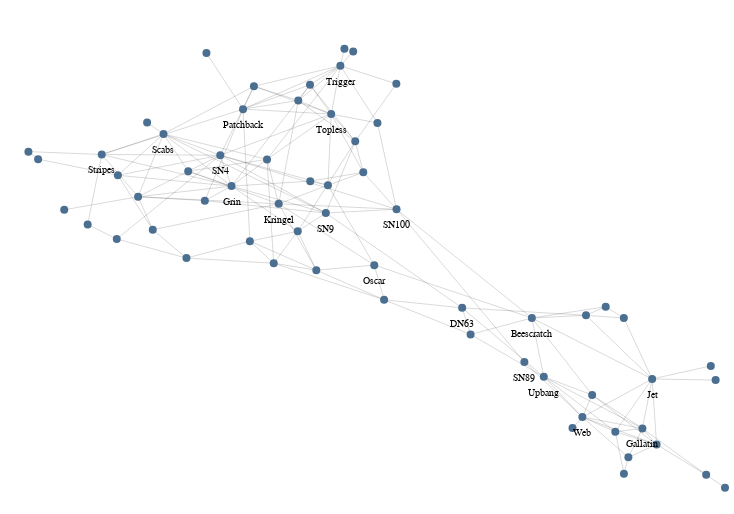

Source (notebook cell):
### Code cell
alph(
    G,
    layout_fn=partial(
        # nx.spring_layout, k=.2, iterations=1000, seed=123
        layout.force_atlas, strongGravityMode=False, gravity=2, seed=123
        #layout.force_atlas_sknet, n_iter=100, gravity_factor=0.01, repulsive_factor=0.03, init_seed=123
    ),
    node_args=dict(
        size=alt.value(8**2),
        fill=alt.value("#4b6f91"),
        halo_offset=None,
        tooltip_attrs=["label"],
        label_attr=alt.condition(
            (alt.datum.degree_centrality > 0.14) | (alt.datum.betweenness_centrality > 0.05),
            "label",
            alt.value("")
        ),
    ),
    edge_args=dict(
        color="black",
        opacity=0.3,
        strokeWidth=alt.value(0.5),
    ),
).configure_view(strokeWidth=0).properties(width=720, height=500)

### Figure 1 — Vega-Lite specification as saved in the notebook (floating-point values rounded to 4 significant figures; data arrays with more than 128 entries replaced by an {"elided": "..."} marker saying what was removed)
{"config": {"view": {"continuousWidth": 400, "continuousHeight": 300, "strokeWidth": 0}}, "layer": [{"data": {"name": "data-9daa32e211765fac853e6f4d84075ab1"}, "mark": "line", "encoding": {"color": {"value": "black"}, "detail": {"field": "edge", "type": "quantitative"}, "opacity": {"value": 0.3}, "strokeWidth": {"value": 0.5}, "x": {"axis": {"domain": false, "grid": false, "labels": false, "ticks": false, "title": ""}, "field": "x", "type": "quantitative"}, "y": {"axis": {"domain": false, "grid": false, "labels": false, "ticks": false, "title": ""}, "field": "y", "type": "quantitative"}}}, {"layer": [{"mark": "circle", "encoding": {"fill": {"value": "#4b6f91"}, "opacity": {"value": 1}, "size": {"value": 64}, "stroke": {"value": "#565656"}, "strokeWidth": {"value": 0}, "tooltip": [{"field": "label", "type": "nominal"}], "x": {"axis": {"domain": false, "grid": false, "labels": false, "ticks": false, "title": ""}, "field": "x", "type": "quantitative"}, "y": {"axis": {"domain": false, "grid": false, "labels": false, "ticks": false, "title": ""}, "field": "y", "type": "quantitative"}}}, {"mark": {"type": "text", "align": "center", "baseline": "middle", "color": "black", "size": 10}, "encoding": {"text": {"condition": {"field": "label", "type": "nominal", "test": "((datum.degree_centrality > 0.14) || (datum.betweenness_centrality > 0.05))"}, "value": ""}, "x": {"axis": {"domain": false, "grid": false, "labels": false, "ticks": false, "title": ""}, "field": "x", "type": "quantitative"}, "y": {"axis": {"domain": false, "grid": false, "labels": false, "ticks": false, "title": ""}, "field": "__y_label", "type": "quantitative"}}}], "data": {"name": "data-a1fe777cf01396d02a7398ff335f4d3f"}}], "height": 500, "resolve": {"scale": {"color": "independent", "fill": "independent", "opacity": "independent", "size": "independent", "strokeWidth": "independent"}}, "width": 720, "$schema": "https://vega.github.io/schema/vega-lite/v4.17.0.json", "datasets": {"data-9daa32e211765fac853e6f4d84075ab1": {"elided": "318 records"}, "data-a1fe777cf01396d02a7398ff335f4d3f": [{"x": 384.6, "y": 273.7, "degree_centrality": 0.09836, "label": "Beak", "betweenness_centrality": 0.01908, "__node_size": 64, "__node_r": 4.0, "__y_label": 257.7}, {"x": 612.2, "y": 187.0, "degree_centrality": 0.1311, "label": "Beescratch", "betweenness_centrality": 0.2133, "__node_size": 64, "__node_r": 4.0, "__y_label": 171.0}, {"x": 276.4, "y": 246.9, "degree_centrality": 0.06557, "label": "Bumper", "betweenness_centrality": 0.009073, "__node_size": 64, "__node_r": 4.0, "__y_label": 230.9}, {"x": 396.8, "y": 323.9, "degree_centrality": 0.04918, "label": "CCL", "betweenness_centrality": 0.002374, "__node_size": 64, "__node_r": 4.0, "__y_label": 307.9}, {"x": 430.0, "y": 456.2, "degree_centrality": 0.01639, "label": "Cross", "betweenness_centrality": 0.0, "__node_size": 64, "__node_r": 4.0, "__y_label": 440.2}, {"x": 706.1, "y": 47.71, "degree_centrality": 0.06557, "label": "DN16", "betweenness_centrality": 0.00438, "__node_size": 64, "__node_r": 4.0, "__y_label": 31.71}, {"x": 693.3, "y": 73.29, "degree_centrality": 0.09836, "label": "DN21", "betweenness_centrality": 0.02937, "__node_size": 64, "__node_r": 4.0, "__y_label": 57.29}, {"x": 544.5, "y": 197.1, "degree_centrality": 0.08197, "label": "DN63", "betweenness_centrality": 0.1182, "__node_size": 64, "__node_r": 4.0, "__y_label": 181.1}, {"x": 414.0, "y": 319.7, "degree_centrality": 0.09836, "label": "Double", "betweenness_centrality": 0.02237, "__node_size": 64, "__node_r": 4.0, "__y_label": 303.7}, {"x": 733.5, "y": 60.44, "degree_centrality": 0.1148, "label": "Feather", "betweenness_centrality": 0.02089, "__node_size": 64, "__node_r": 4.0, "__y_label": 44.44}, {"x": 338.1, "y": 263.9, "degree_centrality": 0.08197, "label": "Fish", "betweenness_centrality": 0.01609, "__node_size": 64, "__node_r": 4.0, "__y_label": 247.9}, {"x": 438.5, "y": 453.5, "degree_centrality": 0.01639, "label": "Five", "betweenness_centrality": 0.0, "__node_size": 64, "__node_r": 4.0, "__y_label": 437.5}, {"x": 238.2, "y": 382.4, "degree_centrality": 0.01639, "label": "Fork", "betweenness_centrality": 0.0, "__node_size": 64, "__node_r": 4.0, "__y_label": 366.4}, {"x": 719.7, "y": 76.56, "degree_centrality": 0.1311, "label": "Gallatin", "betweenness_centrality": 0.05285, "__node_size": 64, "__node_r": 4.0, "__y_label": 60.56}, {"x": 320.2, "y": 318.9, "degree_centrality": 0.1967, "label": "Grin", "betweenness_centrality": 0.06197, "__node_size": 64, "__node_r": 4.0, "__y_label": 302.9}, {"x": 440.5, "y": 363.6, "degree_centrality": 0.1148, "label": "Haecksel", "betweenness_centrality": 0.03329, "__node_size": 64, "__node_r": 4.0, "__y_label": 347.6}, {"x": 278.1, "y": 333.8, "degree_centrality": 0.09836, "label": "Hook", "betweenness_centrality": 0.003305, "__node_size": 64, "__node_r": 4.0, "__y_label": 317.8}, {"x": 729.2, "y": 126.0, "degree_centrality": 0.1475, "label": "Jet", "betweenness_centrality": 0.1143, "__node_size": 64, "__node_r": 4.0, "__y_label": 110.0}, {"x": 385.1, "y": 404.5, "degree_centrality": 0.1148, "label": "Jonah", "betweenness_centrality": 0.01485, "__node_size": 64, "__node_r": 4.0, "__y_label": 388.5}, {"x": 552.7, "y": 170.6, "degree_centrality": 0.06557, "label": "Knit", "betweenness_centrality": 0.01331, "__node_size": 64, "__node_r": 4.0, "__y_label": 154.6}, {"x": 366.1, "y": 301.2, "degree_centrality": 0.1475, "label": "Kringel", "betweenness_centrality": 0.1026, "__node_size": 64, "__node_r": 4.0, "__y_label": 285.2}, {"x": 342.0, "y": 418.8, "degree_centrality": 0.09836, "label": "MN105", "betweenness_centrality": 0.0127, "__node_size": 64, "__node_r": 4.0, "__y_label": 402.8}, {"x": 790.9, "y": 124.9, "degree_centrality": 0.01639, "label": "MN23", "betweenness_centrality": 0.0, "__node_size": 64, "__node_r": 4.0, "__y_label": 108.9}, {"x": 462.1, "y": 382.1, "degree_centrality": 0.04918, "label": "MN60", "betweenness_centrality": 0.04218, "__node_size": 64, "__node_r": 4.0, "__y_label": 366.1}, {"x": 396.5, "y": 420.2, "degree_centrality": 0.09836, "label": "MN83", "betweenness_centrality": 0.007383, "__node_size": 64, "__node_r": 4.0, "__y_label": 404.2}, {"x": 701.6, "y": 187.0, "degree_centrality": 0.04918, "label": "Mus", "betweenness_centrality": 0.001644, "__node_size": 64, "__node_r": 4.0, "__y_label": 171.0}, {"x": 684.0, "y": 198.3, "degree_centrality": 0.04918, "label": "Notch", "betweenness_centrality": 0.004362, "__node_size": 64, "__node_r": 4.0, "__y_label": 182.3}, {"x": 664.9, "y": 189.7, "degree_centrality": 0.08197, "label": "Number1", "betweenness_centrality": 0.02924, "__node_size": 64, "__node_r": 4.0, "__y_label": 173.7}, {"x": 459.0, "y": 239.9, "degree_centrality": 0.08197, "label": "Oscar", "betweenness_centrality": 0.06676, "__node_size": 64, "__node_r": 4.0, "__y_label": 223.9}, {"x": 331.4, "y": 395.9, "degree_centrality": 0.1475, "label": "Patchback", "betweenness_centrality": 0.06553, "__node_size": 64, "__node_r": 4.0, "__y_label": 379.9}, {"x": 468.6, "y": 205.2, "degree_centrality": 0.08197, "label": "PL", "betweenness_centrality": 0.03305, "__node_size": 64, "__node_r": 4.0, "__y_label": 189.2}, {"x": 786.2, "y": 139.1, "degree_centrality": 0.01639, "label": "Quasi", "betweenness_centrality": 0.0, "__node_size": 64, "__node_r": 4.0, "__y_label": 123.1}, {"x": 781.7, "y": 30.26, "degree_centrality": 0.04918, "label": "Ripplefluke", "betweenness_centrality": 0.03279, "__node_size": 64, "__node_r": 4.0, "__y_label": 14.26}, {"x": 254.1, "y": 371.0, "degree_centrality": 0.1639, "label": "Scabs", "betweenness_centrality": 0.05717, "__node_size": 64, "__node_r": 4.0, "__y_label": 355.0}, {"x": 209.7, "y": 329.7, "degree_centrality": 0.08197, "label": "Shmuddel", "betweenness_centrality": 0.03269, "__node_size": 64, "__node_r": 4.0, "__y_label": 313.7}, {"x": 295.8, "y": 452.0, "degree_centrality": 0.01639, "label": "SMN5", "betweenness_centrality": 0.0, "__node_size": 64, "__node_r": 4.0, "__y_label": 436.0}, {"x": 480.6, "y": 295.8, "degree_centrality": 0.1148, "label": "SN100", "betweenness_centrality": 0.2482, "__node_size": 64, "__node_r": 4.0, "__y_label": 279.8}, {"x": 309.3, "y": 349.8, "degree_centrality": 0.1803, "label": "SN4", "betweenness_centrality": 0.1386, "__node_size": 64, "__node_r": 4.0, "__y_label": 333.8}, {"x": 229.4, "y": 308.3, "degree_centrality": 0.1311, "label": "SN63", "betweenness_centrality": 0.04535, "__node_size": 64, "__node_r": 4.0, "__y_label": 292.3}, {"x": 605.0, "y": 142.9, "degree_centrality": 0.03279, "label": "SN89", "betweenness_centrality": 0.07052, "__node_size": 64, "__node_r": 4.0, "__y_label": 126.9}, {"x": 411.9, "y": 292.0, "degree_centrality": 0.1311, "label": "SN9", "betweenness_centrality": 0.1431, "__node_size": 64, "__node_r": 4.0, "__y_label": 276.0}, {"x": 670.8, "y": 110.1, "degree_centrality": 0.08197, "label": "SN90", "betweenness_centrality": 0.02325, "__node_size": 64, "__node_r": 4.0, "__y_label": 94.08}, {"x": 361.3, "y": 241.8, "degree_centrality": 0.09836, "label": "SN96", "betweenness_centrality": 0.02916, "__node_size": 64, "__node_r": 4.0, "__y_label": 225.8}, {"x": 194.0, "y": 350.5, "degree_centrality": 0.1148, "label": "Stripes", "betweenness_centrality": 0.06283, "__node_size": 64, "__node_r": 4.0, "__y_label": 334.5}, {"x": 243.7, "y": 275.3, "degree_centrality": 0.06557, "label": "Thumper", "betweenness_centrality": 0.01204, "__node_size": 64, "__node_r": 4.0, "__y_label": 259.3}, {"x": 417.2, "y": 391.0, "degree_centrality": 0.1803, "label": "Topless", "betweenness_centrality": 0.04067, "__node_size": 64, "__node_r": 4.0, "__y_label": 375.0}, {"x": 122.8, "y": 353.4, "degree_centrality": 0.03279, "label": "TR120", "betweenness_centrality": 0.003008, "__node_size": 64, "__node_r": 4.0, "__y_label": 337.4}, {"x": 402.7, "y": 234.8, "degree_centrality": 0.09836, "label": "TR77", "betweenness_centrality": 0.0232, "__node_size": 64, "__node_r": 4.0, "__y_label": 218.8}, {"x": 651.8, "y": 77.01, "degree_centrality": 0.01639, "label": "TR82", "betweenness_centrality": 0.0, "__node_size": 64, "__node_r": 4.0, "__y_label": 61.01}, {"x": 132.2, "y": 345.8, "degree_centrality": 0.03279, "label": "TR88", "betweenness_centrality": 0.000929, "__node_size": 64, "__node_r": 4.0, "__y_label": 329.8}, {"x": 354.7, "y": 345.6, "degree_centrality": 0.1148, "label": "TR99", "betweenness_centrality": 0.03341, "__node_size": 64, "__node_r": 4.0, "__y_label": 329.6}, {"x": 426.0, "y": 439.2, "degree_centrality": 0.1639, "label": "Trigger", "betweenness_centrality": 0.08468, "__node_size": 64, "__node_r": 4.0, "__y_label": 423.2}, {"x": 294.3, "y": 304.3, "degree_centrality": 0.06557, "label": "TSN103", "betweenness_centrality": 0.01923, "__node_size": 64, "__node_r": 4.0, "__y_label": 288.3}, {"x": 180.4, "y": 280.5, "degree_centrality": 0.03279, "label": "TSN83", "betweenness_centrality": 0.001193, "__node_size": 64, "__node_r": 4.0, "__y_label": 264.5}, {"x": 623.8, "y": 128.1, "degree_centrality": 0.1148, "label": "Upbang", "betweenness_centrality": 0.09912, "__node_size": 64, "__node_r": 4.0, "__y_label": 112.1}, {"x": 480.5, "y": 421.2, "degree_centrality": 0.03279, "label": "Vau", "betweenness_centrality": 0.0008775, "__node_size": 64, "__node_r": 4.0, "__y_label": 405.2}, {"x": 701.7, "y": 31.3, "degree_centrality": 0.03279, "label": "Wave", "betweenness_centrality": 0.0001366, "__node_size": 64, "__node_r": 4.0, "__y_label": 15.3}, {"x": 661.3, "y": 87.89, "degree_centrality": 0.1475, "label": "Web", "betweenness_centrality": 0.0842, "__node_size": 64, "__node_r": 4.0, "__y_label": 71.89}, {"x": 157.6, "y": 295.2, "degree_centrality": 0.01639, "label": "Whitetip", "betweenness_centrality": 0.0, "__node_size": 64, "__node_r": 4.0, "__y_label": 279.2}, {"x": 448.3, "y": 332.7, "degree_centrality": 0.08197, "label": "Zap", "betweenness_centrality": 0.02033, "__node_size": 64, "__node_r": 4.0, "__y_label": 316.7}, {"x": 800.0, "y": 17.31, "degree_centrality": 0.01639, "label": "Zig", "betweenness_centrality": 0.0, "__node_size": 64, "__node_r": 4.0, "__y_label": 1.31}, {"x": 208.7, "y": 266.0, "degree_centrality": 0.04918, "label": "Zipfel", "betweenness_centrality": 0.01419, "__node_size": 64, "__node_r": 4.0, "__y_label": 250.0}]}}
